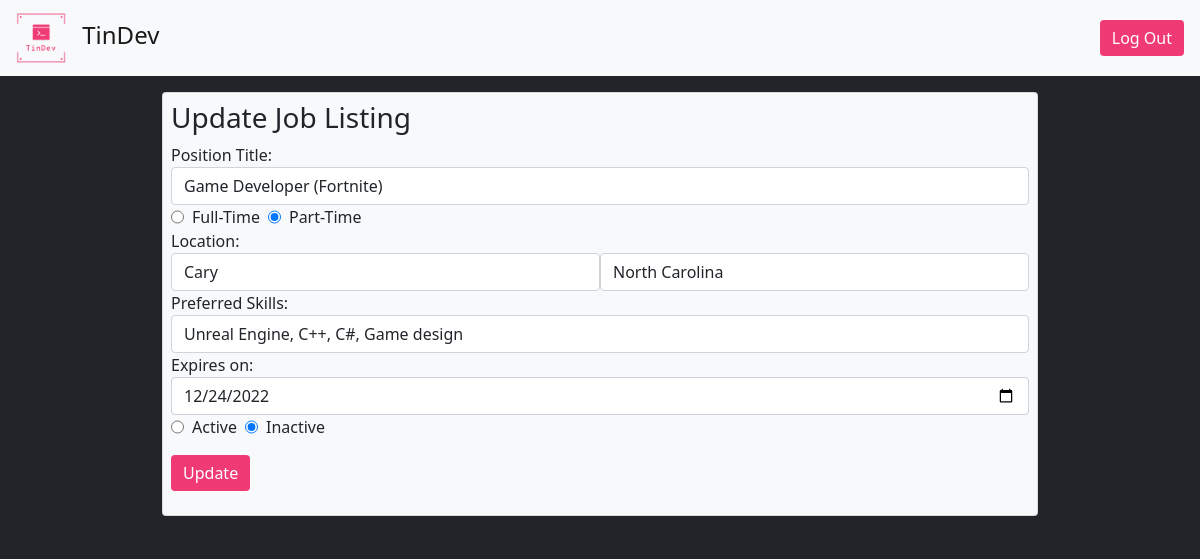
Screenshot of /recruiter/update_job/19 with the database file from the repository.
### rstart/models.py (models this page shows, shortened)
class JobPosting(models.Model):
    recruiter = models.CharField(max_length=200)
    company = models.CharField(max_length=200)
    candidate = models.CharField(max_length=200, null=True)
    interested = models.IntegerField(default=0)
    position = models.CharField(max_length=200)
    postype = models.BooleanField()
    city = models.CharField(max_length=200)
    state = models.CharField(max_length=200)
    skills = models.CharField(max_length=200)
    expiration = models.DateField()
    status = models.BooleanField()

### rstart/views.py (the view, shortened to what this page needs)
# urls.py: path('update_job/<str:job_id>', views.update_job, name="update_job"),
def update_job(request, job_id):
    job = JobPosting.objects.get(id=job_id)
    expiration_str = job.expiration.strftime("%Y-%m-%d")
    return render(request, "tindev_site/recruiter/update_job.html", {"job": job, "expiration_str": expiration_str})

### templates/tindev_site/recruiter/update_job.html (shortened to what this page needs)
<!DOCTYPE html>
<html lang="en">
<head>
    <link href="https://cdn.jsdelivr.net/npm/bootstrap@5.0.0/dist/css/bootstrap.min.css" rel="stylesheet">
</head>
<body class="bg-dark">
    <nav class="navbar navbar-light bg-light" style="padding: 0.5em 1em">
        <a class="navbar-brand" href="/" style="font-size: 1.5rem;">
            <img src="../../../static/img/logo.png" width="50" height="50" class="d-inline-block align-center" style="margin-right: 10px" alt="">
            TinDev
        </a>
        <button type="submit" class="btn btn-primary" style="border-style: none; background-color: #f03a75;">
            <a href="/recruiter/signout/" style="color: white; text-decoration:none;">Log Out</a>
        </button>
    </nav>
    <div class="bg-dark" style="width: 100%; height: 100%; padding: 1em; margin: 0;">
        <div class="card justify-self-center w-75 mx-auto bg-light" style="padding: 0.5rem;">
            <h3>
                Update Job Listing
            </h3>
            <form method="post" action="{% url 'rstart:update_job' job.id %}">
                <div class="form-group">
                    <label for="position">Position Title: </label>
                    <input value="{{job.position}}" type="text" class="form-control" id="position" name="position" placeholder="ex: Software Engineer" Required>
                </div>
                <div class="form-group d-flex justify-content-start">
                    {% if job.postype %}
                    <input checked="checked" type="radio" class="form-check" Required
                    name="postype" id="Full-Time" value=True style="margin: 0rem 0.5rem 0rem 0rem;">
                    <label for="postype" style="margin: 0rem 0.5rem 0rem 0rem;">Full-Time</label>
                    <input type="radio" class="form-check" Required
                    name="postype" id="Part-Time" value=False style="margin: 0rem 0.5rem 0rem 0rem;">
                    <label for="postype" style="margin: 0rem 0.5rem 0rem 0rem;">Part-Time</label>
                    {% else %}
                    <input type="radio" class="form-check" Required
                    name="postype" id="Full-Time" value=True style="margin: 0rem 0.5rem 0rem 0rem;">
                    <label for="postype" style="margin: 0rem 0.5rem 0rem 0rem;">Full-Time</label>
                    <input checked="checked" type="radio" class="form-check" Required
                    name="postype" id="Part-Time" value=False style="margin: 0rem 0.5rem 0rem 0rem;">
                    <label for="postype" style="margin: 0rem 0.5rem 0rem 0rem;">Part-Time</label>
                    {% endif %}
                </div>
                <div class="form-group">
                    <label for="name">Location: </label>
                    <div class="d-flex">
                        <input value="{{job.city}}" type="text" class="form-control col" id="city" name="city" placeholder="City" Required>
                        <input value="{{job.state}}" type="text" class="form-control col" id="state" name="state" placeholder="State" Required>
                    </div>
                </div>
                <div class="form-group">
                    <label for="skills">Preferred Skills: </label>
                    <input value="{{job.skills}}" type="text" class="form-control" id="skills" name="skills" placeholder="Django, Bootstrap..." Required>
                </div>
                <div class="form-group">
                    <label for="expiration">Expires on: </label>
                    <input value={{expiration_str}} type="date" class="form-control" id="expiration" name="expiration" Required>
                </div>
                <div class="form-group d-flex justify-content-start">
                    {% if job.status %}
                    <input checked="checked" type="radio" class="form-check" Required
                    name="status" id="Active" value=True style="margin: 0rem 0.5rem 0rem 0rem;">
                    <label for="status" style="margin: 0rem 0.5rem 0rem 0rem;">Active</label>
                    <input type="radio" class="form-check" Required
                    name="status" id="Inactive" value=False style="margin: 0rem 0.5rem 0rem 0rem;">
                    <label for="status" style="margin: 0rem 0.5rem 0rem 0rem;">Inactive</label>
                    {% else %}
                    <input type="radio" class="form-check" Required
                    name="status" id="Active" value=True style="margin: 0rem 0.5rem 0rem 0rem;">
                    <label for="status" style="margin: 0rem 0.5rem 0rem 0rem;">Active</label>
                    <input checked="checked" type="radio" class="form-check" Required
                    name="status" id="Inactive" value=False style="margin: 0rem 0.5rem 0rem 0rem;">
                    <label for="status" style="margin: 0rem 0.5rem 0rem 0rem;">Inactive</label>
                    {% endif %}
                </div>
                <button type="submit" class="btn btn-primary" style="margin: 1rem 0rem; border-style: none; background-color: #f03a75;">Update</button>
            </form>
        </div>
    </div>
</body>
</html>

### rows the page displays
JobPosting: position "Game Developer (Fortnite)", city "Cary", state "North Carolina", skills "Unreal Engine, C++, C#, Game design"
